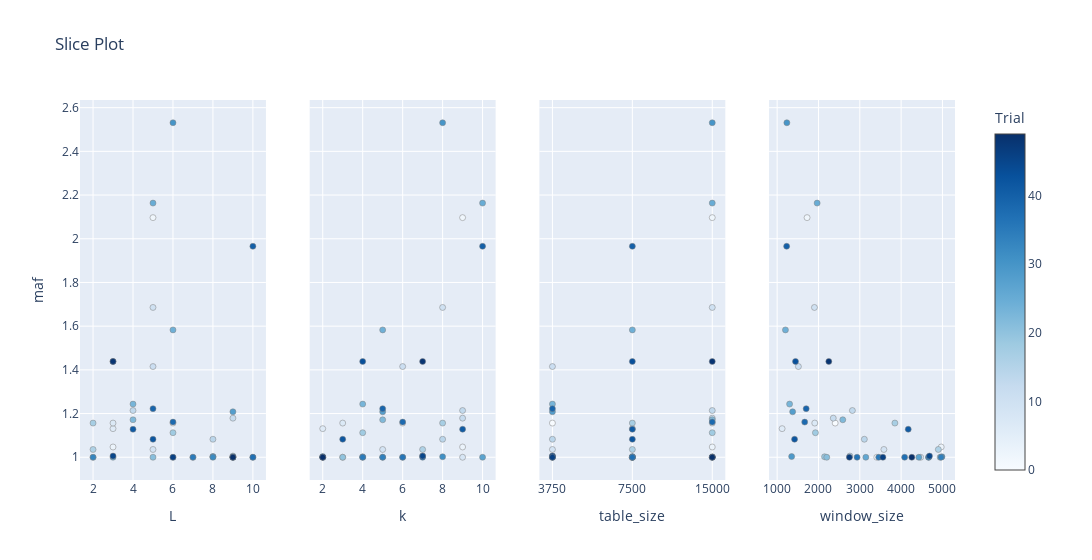

The cell this chart's notebook holds for it:
### Code cell
plot_slice(lsh_study, target = lambda t: t.values[0], target_name = 'maf')

### Figure 1 — Plotly figure (JSON) as saved in the notebook; plotly's stock layout.template omitted (floating-point values rounded to 4 significant figures)
{"data": [{"marker": {"color": [0, 1, 2, 3, 4, 5, 6, 7, 8, 9, 10, 11, 12, 13, 14, 15, 16, 17, 18, 19, 20, 21, 22, 23, 24, 25, 26, 27, 28, 29, 30, 31, 32, 33, 34, 35, 36, 37, 38, 39, 40, 41, 42, 43, 44, 45, 46, 47, 48, 49], "colorbar": {"title": {"text": "Trial"}, "x": 1, "xpad": 40}, "colorscale": [[0, "rgb(247,251,255)"], [0.125, "rgb(222,235,247)"], [0.25, "rgb(198,219,239)"], [0.375, "rgb(158,202,225)"], [0.5, "rgb(107,174,214)"], [0.625, "rgb(66,146,198)"], [0.75, "rgb(33,113,181)"], [0.875, "rgb(8,81,156)"], [1, "rgb(8,48,107)"]], "line": {"color": "Grey", "width": 0.5}, "showscale": true}, "mode": "markers", "name": "Feasible Trial", "showlegend": false, "type": "scatter", "x": [6, 2, 5, 3, 2, 5, 3, 3, 7, 5, 5, 5, 9, 4, 8, 9, 2, 2, 6, 8, 6, 5, 4, 4, 6, 5, 3, 9, 9, 8, 6, 9, 8, 2, 9, 7, 10, 10, 6, 5, 10, 4, 5, 3, 4, 3, 6, 9, 3, 9], "xaxis": "x", "y": [1.156, 1, 2.097, 1.047, Infinity, Infinity, 1.131, 1.156, 1, 1.036, 1.686, 1.415, 1.179, 1.214, 1.082, 1.005, 1.036, 1.156, 1.112, 1.002, 1, 1, 1.172, 1.243, 1.583, 2.163, 1, 1, 1.208, 1.003, 2.531, 1.002, 1, 1, 1, 1, 1, 1, 1.161, 1.222, 1.966, 1.128, 1.082, 1.439, Infinity, 1.005, 1, 1, 1.439, 1], "yaxis": "y"}, {"marker": {"color": [0, 1, 2, 3, 4, 5, 6, 7, 8, 9, 10, 11, 12, 13, 14, 15, 16, 17, 18, 19, 20, 21, 22, 23, 24, 25, 26, 27, 28, 29, 30, 31, 32, 33, 34, 35, 36, 37, 38, 39, 40, 41, 42, 43, 44, 45, 46, 47, 48, 49], "colorbar": {"title": {"text": "Trial"}, "x": 1, "xpad": 40}, "colorscale": [[0, "rgb(247,251,255)"], [0.125, "rgb(222,235,247)"], [0.25, "rgb(198,219,239)"], [0.375, "rgb(158,202,225)"], [0.5, "rgb(107,174,214)"], [0.625, "rgb(66,146,198)"], [0.75, "rgb(33,113,181)"], [0.875, "rgb(8,81,156)"], [1, "rgb(8,48,107)"]], "line": {"color": "Grey", "width": 0.5}, "showscale": false}, "mode": "markers", "name": "Feasible Trial", "showlegend": false, "type": "scatter", "x": [6, 3, 9, 9, 10, 9, 2, 3, 9, 5, 8, 6, 9, 9, 8, 7, 7, 8, 4, 4, 3, 2, 5, 4, 5, 10, 6, 10, 5, 2, 8, 8, 4, 5, 5, 4, 6, 7, 6, 5, 10, 9, 3, 4, 10, 7, 2, 2, 7, 2], "xaxis": "x2", "y": [1.156, 1, 2.097, 1.047, Infinity, Infinity, 1.131, 1.156, 1, 1.036, 1.686, 1.415, 1.179, 1.214, 1.082, 1.005, 1.036, 1.156, 1.112, 1.002, 1, 1, 1.172, 1.243, 1.583, 2.163, 1, 1, 1.208, 1.003, 2.531, 1.002, 1, 1, 1, 1, 1, 1, 1.161, 1.222, 1.966, 1.128, 1.082, 1.439, Infinity, 1.005, 1, 1, 1.439, 1], "yaxis": "y2"}, {"marker": {"color": [0, 1, 2, 3, 4, 5, 6, 7, 8, 9, 10, 11, 12, 13, 14, 15, 16, 17, 18, 19, 20, 21, 22, 23, 24, 25, 26, 27, 28, 29, 30, 31, 32, 33, 34, 35, 36, 37, 38, 39, 40, 41, 42, 43, 44, 45, 46, 47, 48, 49], "colorbar": {"title": {"text": "Trial"}, "x": 1, "xpad": 40}, "colorscale": [[0, "rgb(247,251,255)"], [0.125, "rgb(222,235,247)"], [0.25, "rgb(198,219,239)"], [0.375, "rgb(158,202,225)"], [0.5, "rgb(107,174,214)"], [0.625, "rgb(66,146,198)"], [0.75, "rgb(33,113,181)"], [0.875, "rgb(8,81,156)"], [1, "rgb(8,48,107)"]], "line": {"color": "Grey", "width": 0.5}, "showscale": false}, "mode": "markers", "name": "Feasible Trial", "showlegend": false, "type": "scatter", "x": [3750, 3750, 15000, 15000, 3750, 7500, 7500, 15000, 7500, 3750, 15000, 3750, 15000, 15000, 3750, 3750, 7500, 7500, 15000, 15000, 7500, 15000, 15000, 3750, 7500, 15000, 3750, 7500, 3750, 7500, 15000, 3750, 15000, 7500, 7500, 7500, 3750, 7500, 15000, 3750, 7500, 7500, 7500, 7500, 7500, 3750, 3750, 15000, 15000, 15000], "xaxis": "x3", "y": [1.156, 1, 2.097, 1.047, Infinity, Infinity, 1.131, 1.156, 1, 1.036, 1.686, 1.415, 1.179, 1.214, 1.082, 1.005, 1.036, 1.156, 1.112, 1.002, 1, 1, 1.172, 1.243, 1.583, 2.163, 1, 1, 1.208, 1.003, 2.531, 1.002, 1, 1, 1, 1, 1, 1, 1.161, 1.222, 1.966, 1.128, 1.082, 1.439, Infinity, 1.005, 1, 1, 1.439, 1], "yaxis": "y3"}, {"marker": {"color": [0, 1, 2, 3, 4, 5, 6, 7, 8, 9, 10, 11, 12, 13, 14, 15, 16, 17, 18, 19, 20, 21, 22, 23, 24, 25, 26, 27, 28, 29, 30, 31, 32, 33, 34, 35, 36, 37, 38, 39, 40, 41, 42, 43, 44, 45, 46, 47, 48, 49], "colorbar": {"title": {"text": "Trial"}, "x": 1, "xpad": 40}, "colorscale": [[0, "rgb(247,251,255)"], [0.125, "rgb(222,235,247)"], [0.25, "rgb(198,219,239)"], [0.375, "rgb(158,202,225)"], [0.5, "rgb(107,174,214)"], [0.625, "rgb(66,146,198)"], [0.75, "rgb(33,113,181)"], [0.875, "rgb(8,81,156)"], [1, "rgb(8,48,107)"]], "line": {"color": "Grey", "width": 0.5}, "showscale": false}, "mode": "markers", "name": "Feasible Trial", "showlegend": false, "type": "scatter", "x": [2404, 3411, 1724, 4970, 1405, 1359, 1120, 1910, 4474, 3583, 1902, 1514, 2358, 2821, 3110, 2760, 4900, 3849, 1926, 2147, 4944, 2200, 2588, 1301, 1201, 1968, 3146, 4428, 1375, 1351, 1235, 4988, 4665, 4665, 4966, 3458, 2934, 4085, 1667, 1702, 1230, 4172, 1421, 1444, 1257, 4686, 3559, 2748, 2250, 4259], "xaxis": "x4", "y": [1.156, 1, 2.097, 1.047, Infinity, Infinity, 1.131, 1.156, 1, 1.036, 1.686, 1.415, 1.179, 1.214, 1.082, 1.005, 1.036, 1.156, 1.112, 1.002, 1, 1, 1.172, 1.243, 1.583, 2.163, 1, 1, 1.208, 1.003, 2.531, 1.002, 1, 1, 1, 1, 1, 1, 1.161, 1.222, 1.966, 1.128, 1.082, 1.439, Infinity, 1.005, 1, 1, 1.439, 1], "yaxis": "y4"}], "layout": {"title": {"text": "Slice Plot"}, "width": 1200, "xaxis": {"anchor": "y", "domain": [0, 0.2125], "title": {"text": "L"}}, "xaxis2": {"anchor": "y2", "domain": [0.2625, 0.475], "title": {"text": "k"}}, "xaxis3": {"anchor": "y3", "categoryarray": [3750, 7500, 15000], "categoryorder": "array", "domain": [0.525, 0.7375], "title": {"text": "table_size"}, "type": "category"}, "xaxis4": {"anchor": "y4", "domain": [0.7875, 1], "title": {"text": "window_size"}}, "yaxis": {"anchor": "x", "domain": [0, 1], "title": {"text": "maf"}}, "yaxis2": {"anchor": "x2", "domain": [0, 1], "matches": "y", "showticklabels": false}, "yaxis3": {"anchor": "x3", "domain": [0, 1], "matches": "y", "showticklabels": false}, "yaxis4": {"anchor": "x4", "domain": [0, 1], "matches": "y", "showticklabels": false}}}
